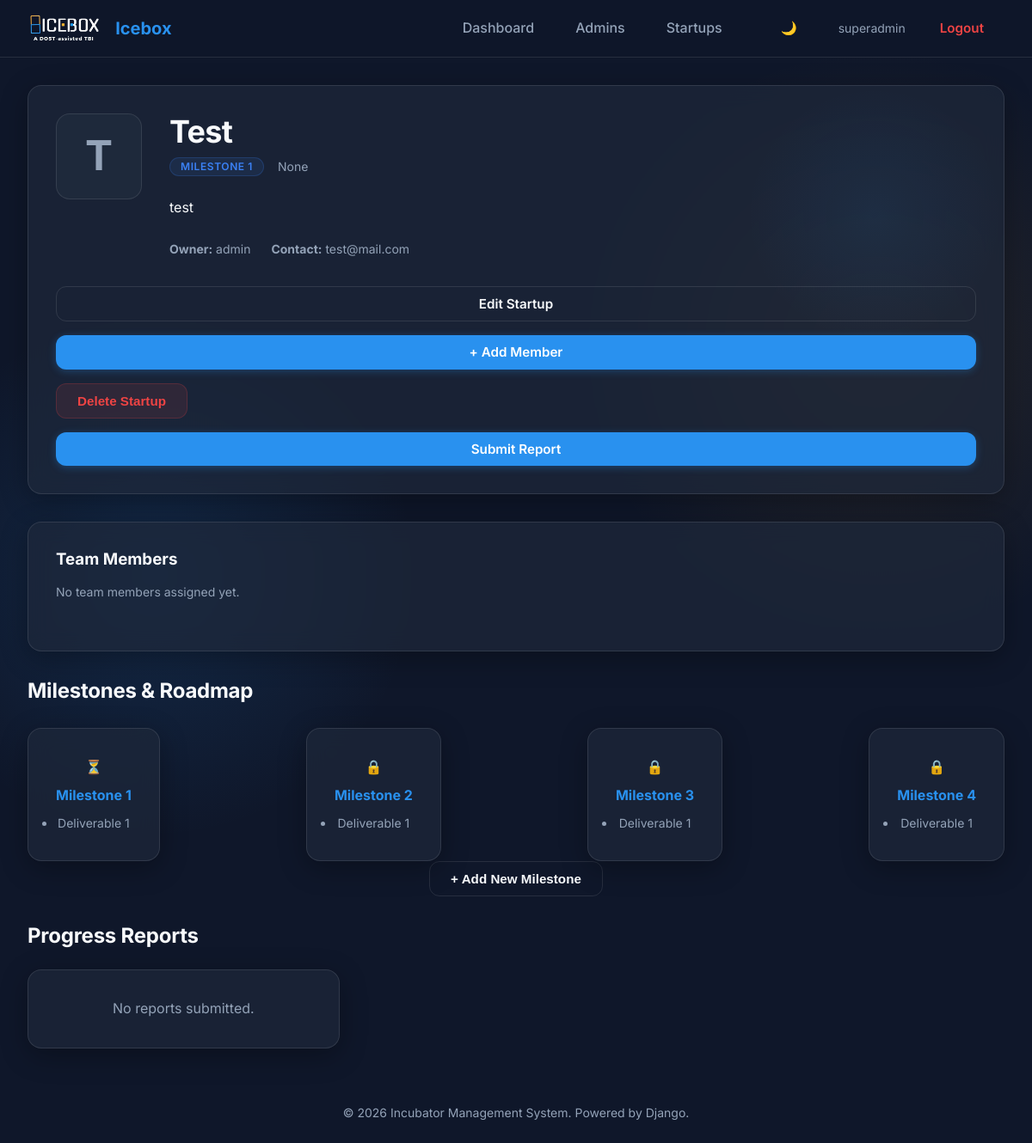
Before: /startups/1/ (signed in) with the older database file.
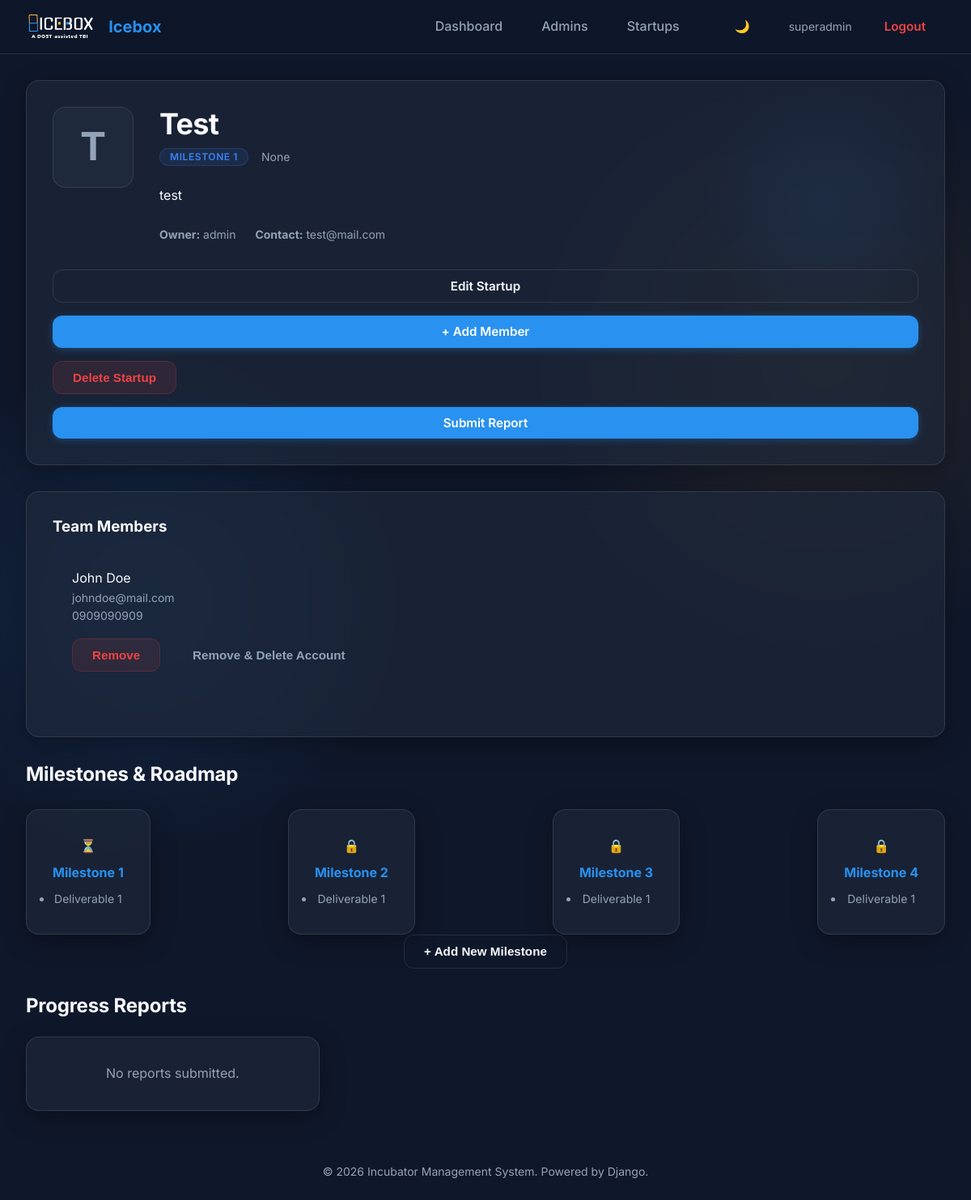
After: the same page with the newer database file.
### incubator/models.py (models this page shows, shortened)
class Milestone(models.Model):
    STATUS_CHOICES = (
        ('not-yet', 'Not Yet'),
        ('pending', 'Pending'),
        ('completed', 'Completed'),
    )
    startup = models.ForeignKey(Startup, on_delete=models.CASCADE, related_name='milestones')
    milestone_progress = models.IntegerField(blank=True, null=True) # Could be an index
    title = models.CharField(max_length=200, blank=True, null=True)
    description = models.TextField(blank=True, null=True)
    status = models.CharField(max_length=20, choices=STATUS_CHOICES, default='not-yet')
    due_date = models.DateField(blank=True, null=True)
    completed_at = models.DateTimeField(blank=True, null=True)
    def is_locked(self):
        if self.milestone_progress == 1:
            return False  # First milestone is never locked
        previous_milestone = self.startup.milestones.filter(
            milestone_progress=self.milestone_progress - 1
        ).first()
        if previous_milestone:
            return previous_milestone.status != 'completed'
        return False

class Deliverable(models.Model):
    STATUS_CHOICES = (
        ('pending', 'Pending'),
        ('submitted', 'Submitted'),
        ('approved', 'Approved'),
        ('rejected', 'Rejected'),
    )
    milestone = models.ForeignKey(Milestone, on_delete=models.CASCADE, related_name='deliverables')
    name = models.CharField(max_length=200)
    upload_file = models.FileField(upload_to='deliverables/', blank=True, null=True)
    admin_file = models.FileField(upload_to='deliverable_admins/', blank=True, null=True)
    due_date = models.DateField(blank=True, null=True)
    requirements = models.TextField(blank=True, null=True)
    status = models.CharField(max_length=20, choices=STATUS_CHOICES, default='pending')
    uploaded_at = models.DateTimeField(default=timezone.now)

class User(AbstractUser):
    ROLE_CHOICES = (
        ('super_admin', 'Super Admin'),
        ('admin', 'Admin'),
        ('incubatee', 'Incubatee'),
    )
    role = models.CharField(max_length=20, choices=ROLE_CHOICES, default='incubatee')
    middle_name = models.CharField(max_length=100, blank=True, null=True)
    contact_number = models.CharField(max_length=20, blank=True, null=True)
    created_by = models.ForeignKey('self', on_delete=models.SET_NULL, null=True, blank=True)

### incubator/views.py (the view)
# urls.py: path('startups/<int:startup_id>/', views.view_startup, name='view_startup'),
@login_required
def view_startup(request, startup_id):
    startup = get_object_or_404(Startup, id=startup_id)
    milestones = startup.milestones.all()
    reports = startup.progress_reports.order_by('-submitted_at')
    current_milestone = None
    current_milestone_id = None
    for milestone in milestones:
        if milestone.status != 'completed' and not milestone.is_locked():
            current_milestone = milestone
            current_milestone_id = milestone.id
            break
    startup_members = []
    if request.user.role in ['admin', 'super_admin']:
        startup_members = startup.members.all()
    context = {
        'startup': startup,
        'milestones': milestones,
        'reports': reports,
        'current_milestone_id': current_milestone_id,
        'current_milestone': current_milestone,
        'startup_members': startup_members
    }
    return render(request, 'startups/view.html', context)

### templates/startups/view.html (shortened to what the changed rows need)
{% extends 'base.html' %}
{% block content %}
<div class="glass-card mb-lg relative overflow-hidden">
    <div class="flex flex-col md:flex-row justify-between items-start gap-lg">
        <div class="flex gap-lg items-start">
            <div>
                <h1 class="heading-lg mb-xs">{{ startup.name }}</h1>
                <div class="flex flex-wrap items-center gap-sm mb-md">
                    {% if current_milestone %}
                    <span class="badge badge-info">{% if current_milestone.title %}{{ current_milestone.title }}{% else %}Milestone {{ current_milestone.milestone_progress }}{% endif %}</span>
                    {% endif %}
                    <span class="text-sm text-muted">{{ startup.industry }}</span>
                </div>
            </div>
        </div>
    </div>
</div>
{% if user.role == 'admin' or user.role == 'super_admin' %}
<div class="glass-card mb-lg">
    <div class="mb-md">
        <h3 class="text-lg font-semibold text-primary mb-sm">Team Members</h3>
        {% if startup_members %}
        <div class="grid grid-cols-2 gap-md md:grid-cols-4">
            {% for member in startup_members %}
            <div class="p-md border border-border rounded-lg flex flex-col justify-between">
                <div>
                    <p class="font-semibold text-primary">{{ member.get_full_name|default:member.username }}</p>
                    <p class="text-sm text-muted">{{ member.email }}</p>
                    {% if member.contact_number %}
                    <p class="text-sm text-muted">{{ member.contact_number }}</p>
                    {% endif %}
                </div>
                <div class="mt-sm">
                    {% if user.role == 'admin' or user.role == 'super_admin' %}
                    <form method="post" action="{% url 'delete_member' startup.id member.id %}">
                        <div class="flex gap-sm">
                            <button type="submit" class="btn btn-sm btn-danger" onclick="return confirm('Remove {{ member.get_full_name|default:member.username }} from this startup?')">Remove</button>
                            <button type="submit" name="delete_account" value="1" class="btn btn-sm btn-ghost text-danger" onclick="return confirm('Remove and permanently delete the account for {{ member.get_full_name|default:member.username }}? This cannot be undone.')">Remove & Delete Account</button>
                        </div>
                    </form>
                    {% endif %}
                </div>
            </div>
            {% endfor %}
        </div>
        {% else %}
        <p class="text-muted text-sm">No team members assigned yet.</p>
        {% endif %}
    </div>
</div>
{% endif %}
<div class="dashboard-grid">
    <div style="grid-column: span 1 / -1;">
        <h2 class="heading-md mb-md">Milestones & Roadmap</h2>
        <div class="relative py-lg overflow-x-auto">
            <div class="flex justify-between gap-lg" style="min-width: 600px;">
                {% for milestone in milestones %}
                <div class="flex flex-col items-center flex-1 relative z-10 min-w-[200px]">
                    {% if milestone.is_locked and user.role != 'admin' and user.role != 'super_admin' %}
                    <div class="glass-card p-md w-full text-center opacity-50 cursor-not-allowed relative">
                        <div class="absolute inset-0 flex items-center justify-center">
                            <svg width="40" height="40" viewBox="0 0 24 24" fill="none" stroke="currentColor" stroke-width="2" class="text-accent">
                                <rect x="3" y="11" width="18" height="11" rx="2" ry="2"></rect>
                                <path d="M7 11V7a5 5 0 0 1 10 0v4"></path>
                            </svg>
                        </div>
                        <div class="mb-xs flex items-center justify-center">
                            <div class="w-10 h-10 rounded-full flex items-center justify-center border-4 shadow-lg
                                {% if milestone.status == 'completed' %}bg-success text-white{% elif milestone.id == current_milestone_id %}bg-warning text-black{% else %}bg-secondary text-white{% endif %}">
                                {% if milestone.status == 'completed' %}✓{% elif milestone.id == current_milestone_id %}⏳{% else %}🔒{% endif %}
                            </div>
                        </div>
                        <div class="font-bold text-primary mb-xs">
                            Milestone {{ milestone.milestone_progress }}
                        </div>
                        <ul class="text-sm text-muted text-left list-disc list-inside space-y-1">
                            {% if milestone.deliverables.first %}
                            <li>{{ milestone.deliverables.first.name }}</li>
                            {% endif %}
                        </ul>
                        <div class="text-xs text-accent font-semibold mt-md">Complete previous milestone to unlock</div>
                    </div>
                    {% else %}
                    <a href="{% url 'view_milestone' startup.id milestone.id %}" class="glass-card p-md w-full text-center hover:border-accent transition-colors cursor-pointer">
                        <div class="mb-xs flex items-center justify-center">
                            <div class="w-10 h-10 rounded-full flex items-center justify-center border-4 shadow-lg
                                {% if milestone.status == 'completed' %}bg-success text-white{% elif milestone.id == current_milestone_id %}bg-warning text-black{% else %}bg-secondary text-white{% endif %}">
                                {% if milestone.status == 'completed' %}✓{% elif milestone.id == current_milestone_id %}⏳{% else %}🔒{% endif %}
                            </div>
                        </div>
                        <div class="font-bold text-primary mb-xs">
                            Milestone {{ milestone.milestone_progress }}
                        </div>
                        <ul class="text-sm text-muted text-left list-disc list-inside space-y-1">
                            {% if milestone.deliverables.first %}
                            <li>{{ milestone.deliverables.first.name }}</li>
                            {% endif %}
                        </ul>
                    </a>
                    {% endif %}
                </div>
                {% empty %}
                <div class="glass-card w-full text-center text-muted">No milestones defined yet.</div>
                {% endfor %}
            </div>
        </div>
    </div>
    <div style="grid-column: span 1 / -1;">
        <h2 class="heading-md mb-md">Progress Reports</h2>
    </div>
</div>
{% endblock %}

Changed rows visible on the page:
added User: get_full_name "John Doe", email "johndoe@mail.com", contact_number "0909090909"
Other visible differences:
text no longer shown: "No team members assigned yet."
